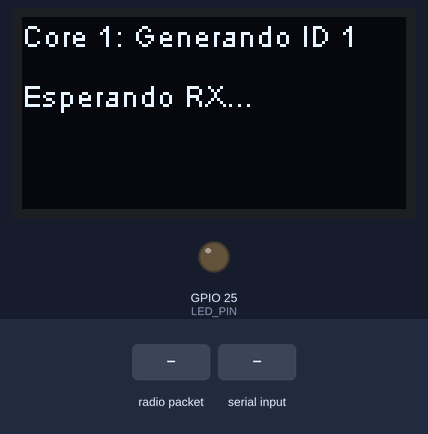
A sketch run on a simulated ESP32. Shown: 128×64 one-colour display, output pins drawn as LEDs (lit = HIGH). The inputs (shaded band) are chosen by the test bench. Random numbers use the default seed unless the sketch sets one; what the sketch prints to the serial monitor is not drawn.

Above: at 1.5 s.
1.6 s: radio packet "ON" arrives
3.1 s: "P" received over Serial
4.6 s: "R" received over Serial
6.1 s: "p" received over Serial
7.6 s: "r" received over Serial
At 8.31 s:
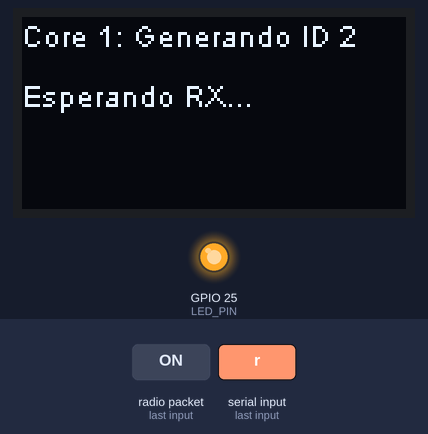
At 9.4 s:
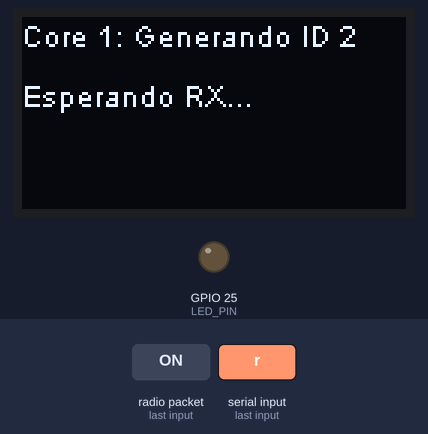
Timing chart, 0 to 10.8 s (numbered marks = the images above; inputs shaded):
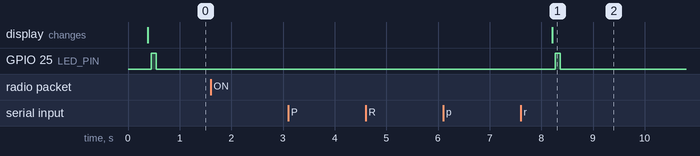

The sketch:

LoRa_Transciber_PointToPoint_v2_FreeRTOS.ino
```cpp
/*
 * ---------------------------------------------------------------------------
 *
 * TEMA: FREERTOS DUAL CORE + LORA P2P + CSMA/CA
 * AUTOR: MGTI. Saul Isai Soto Ortiz
 * ---------------------------------------------------------------------------
 * * ¿QUÉ VAMOS A APRENDER?
 * 1. MULTITASKING: Usar los 2 núcleos del ESP32. Un núcleo gestiona la radio (urgente)
 * y el otro gestiona los sensores y la pantalla (lógica de negocio).
 * 2. COMUNICACIÓN ENTRE TAREAS: Cómo pasar datos de un núcleo a otro sin que choquen.
 * 3. SIMULACIÓN DE CAPA DE ENLACE: Implementar CSMA/CA (Evitar colisiones de radio)
 * y estructura de paquetes similar a lo que hace LoRaWAN internamente.
 */

#include "heltec.h"

// ==========================================
// 1. CONFIGURACIÓN GENERAL
// ==========================================
#define BAND    915E6
byte spread_factor = 8;

// --- Direccionamiento (Capa de Enlace) ---
// Esto simula la "DevAddr" en LoRaWAN.
byte dir_local   = 0xC1;
byte dir_destino = 0xD3;

// --- Estructuras de Datos ---
// ¿Por qué una estructura?
// Porque en una "Cola" de FreeRTOS es más ordenado enviar un paquete con
// toda la información junta (el mensaje Y su ID) como si fuera un sobre cerrado.
struct DatosCola {
  String payload;
  int id_mensaje;
};

// --- Variables Compartidas (Recurso Crítico) ---
// Estas variables son peligrosas porque DOS núcleos intentan tocarlas al mismo tiempo.
// Core 0 escribe en ellas cuando recibe radio. Core 1 las lee para mostrarlas en pantalla.
// REQUIEREN PROTECCIÓN (Mutex).
String rx_mensaje = "";
byte   rx_remite = 0;
int    rx_rssi = 0;
bool   rx_nuevo_dato = false;

// --- FreeRTOS Handles (Los "Controladores") ---
TaskHandle_t xHandle_LoRa = NULL;   // Identificador para controlar al Core 0
TaskHandle_t xHandle_Sensor = NULL; // Identificador para controlar al Core 1

// SEMÁFORO (MUTEX): Es como la llave del baño. Solo uno puede tenerla.
// Evita que el Core 1 lea un mensaje a medias mientras el Core 0 lo está escribiendo.
SemaphoreHandle_t xMutex_RX;

// COLA (QUEUE): Es como una banda transportadora o buzón.
// Permite que el Sensor (Core 1) deje datos para enviar y siga trabajando,
// sin esperar a que la Radio (Core 0) termine de transmitir.
QueueHandle_t xCola_TX;

#define LED_PIN 25

// ==========================================
// 2. SETUP (CONFIGURACIÓN DEL SISTEMA)
// ==========================================
void setup() {
  Heltec.begin(true /*Display*/, true /*LoRa*/, true /*Serial*/, true /*PABOOST*/, BAND);

  // Inicialización de Pantalla
  Heltec.display->init();
  Heltec.display->flipScreenVertically();
  Heltec.display->setFont(ArialMT_Plain_10);
  Heltec.display->drawString(0, 0, "Iniciando RTOS...");
  Heltec.display->display();

  // Configuración LoRa
  LoRa.setSpreadingFactor(spread_factor);
  LoRa.receive(); // IMPORTANTE: La radio arranca en modo "Escucha"

  pinMode(LED_PIN, OUTPUT);

  // --- CREACIÓN DE OBJETOS DEL SISTEMA OPERATIVO (OS) ---
  xMutex_RX = xSemaphoreCreateMutex(); // Creamos la "llave"
  xCola_TX  = xQueueCreate(10, sizeof(DatosCola)); // Creamos el "buzón" para 10 cartas

  // --- LANZAMIENTO DE TAREAS (MULTIPROCESSING) ---

  // Tarea 1: GESTOR DE RADIO (Core 0)
  // Prioridad 2 (ALTA): La radio es sensible al tiempo, no debe interrumpirse.
  xTaskCreatePinnedToCore(
    TareaLoRa_Code,   // Función a ejecutar
    "Radio_Task",     // Nombre para depuración
    4096,             // Memoria asignada (Stack)
    NULL,             // Parámetros
    2,                // Prioridad
    &xHandle_LoRa,    // Handle
    0);               // ** PINNED TO CORE 0 **

  // Tarea 2: APLICACIÓN / SENSOR (Core 1)
  // Prioridad 1 (NORMAL): Si se atrasa unos milisegundos, no pasa nada.
  xTaskCreatePinnedToCore(
    TareaSensor_Code,
    "App_Task",
    4096,
    NULL,
    1,
    &xHandle_Sensor,
    1);               // ** PINNED TO CORE 1 **

  Serial.println("--- SISTEMA DUAL CORE INICIADO ---");
  Serial.println("Core 0: Dedicado a LoRa | Core 1: Dedicado a Sensores");
}

// ==========================================
// 3. LOOP (CONTROLADOR DE SISTEMA)
// ==========================================
// En RTOS, el loop() pierde protagonismo. Aquí lo usamos solo
// como interfaz de usuario para pausar/reanudar tareas.
void loop() {
  if (Serial.available()) {
    char c = Serial.read();
    // Ejemplo de control de tareas en tiempo real
    if (c == 'P' || c == 'p') {
      Serial.println("CMD: Pausando tarea del Sensor (Core 1)...");
      vTaskSuspend(xHandle_Sensor); // Congela la lógica, pero la radio sigue funcionando
    }
    if (c == 'R' || c == 'r') {
      Serial.println("CMD: Reanudando tarea del Sensor...");
      vTaskResume(xHandle_Sensor);
    }
  }
  vTaskDelay(100); // Delay necesario para no saturar al Watchdog Timer
}

// ==========================================
// 4. TAREA CORE 0: PROTOCOLO DE RADIO (DRIVER)
// ==========================================
// Esta tarea actúa como un "Servicio de Fondo". Siempre está escuchando.
// Solo transmite si encuentra algo en la Cola de Salida.
void TareaLoRa_Code(void * parameter) {
  DatosCola paqueteSaliente; // Variable temporal para sacar datos del buzón

  for(;;) { // Bucle infinito de la tarea

    // -------------------------------------------------
    // A. GESTIÓN DE RECEPCIÓN (RX) - "Escuchar siempre"
    // -------------------------------------------------
    // La radio verifica si llegó algo por el aire.
    int packetSize = LoRa.parsePacket();
    if (packetSize) {
      procesar_recepcion(packetSize); // Desencapsula y valida (ver abajo)
    }

    // -------------------------------------------------
    // B. GESTIÓN DE TRANSMISIÓN (TX) - "Enviar si hay pedido"
    // -------------------------------------------------
    // xQueueReceive verifica el buzón.
    // El '0' indica TIEMPO DE ESPERA CERO. Si no hay nada, sigue de largo (No bloquea).
    if (xQueueReceive(xCola_TX, &paqueteSaliente, 0) == pdTRUE) {

      // --- LÓGICA CSMA (Carrier Sense Multiple Access) ---
      // Antes de hablar, escuchamos. Si el canal está ocupado (RSSI alto), esperamos.
      // LoRa.beginPacket() devuelve 0 si la radio está ocupada transmitiendo o recibiendo.
      while (LoRa.beginPacket() == 0) {
        vTaskDelay(10); // Espera pasiva (libera CPU)
      }

      // --- ENCAPSULAMIENTO TIPO LoRaWAN (Manual) ---
      LoRa.beginPacket();
      LoRa.write(dir_destino);           // Header: ¿A quién?
      LoRa.write(dir_local);             // Header: ¿De quién?
      LoRa.write((byte)paqueteSaliente.id_mensaje); // Header: ID (Frame Counter)
      LoRa.write((byte)paqueteSaliente.payload.length()); // Header: Largo Payload
      LoRa.print(paqueteSaliente.payload); // Payload: Datos del sensor
      LoRa.endPacket();

      // Inmediatamente volvemos a escuchar (Receive Window)
      LoRa.receive();

      // Feedback visual hardware
      digitalWrite(LED_PIN, HIGH); vTaskDelay(100); digitalWrite(LED_PIN, LOW);
      Serial.print("[Core 0] TX Enviado ID:"); Serial.println(paqueteSaliente.id_mensaje);
    }

    // Pequeño descanso para evitar que el Watchdog crea que la tarea se colgó
    vTaskDelay(10 / portTICK_PERIOD_MS);
  }
}

// ==========================================
// 5. TAREA CORE 1: APLICACIÓN (SENSOR + UI)
// ==========================================
// Esta tarea simula el comportamiento "inteligente" del dispositivo.
// Lee sensores, decide cuándo enviar y actualiza la interfaz.
void TareaSensor_Code(void * parameter) {
  String estadoSensor = "ON";
  int contador_global = 0;
  DatosCola datosParaEnviar; // Estructura para llenar y meter al buzón

  for(;;) {
    // 1. LECTURA SENSOR (Aquí iría el código DHT11/22 real)
    estadoSensor = (estadoSensor == "ON") ? "OFF" : "ON";

    // 2. PREPARAR PAQUETE PARA EL CORE 0
    datosParaEnviar.payload = estadoSensor;
    datosParaEnviar.id_mensaje = contador_global;

    // Meter al buzón (xCola_TX).
    // portMAX_DELAY significa: "Si el buzón está lleno, espérate aquí hasta que haya espacio".
    xQueueSend(xCola_TX, &datosParaEnviar, portMAX_DELAY);
    contador_global++;

    // 3. ACTUALIZAR PANTALLA
    Heltec.display->clear();
    Heltec.display->drawString(0, 0, "Core 1: Generando ID " + String(contador_global));

    // --- ZONA CRÍTICA (Lectura de datos compartidos) ---
    // Pedimos la "llave" (Mutex) para leer los datos que dejó el Core 0.
    // Esperamos máximo 100 ticks si la llave está ocupada.
    if (xSemaphoreTake(xMutex_RX, (TickType_t)100) == pdTRUE) {
      if (rx_nuevo_dato) {
        Heltec.display->drawString(0, 20, "RX de: 0x" + String(rx_remite, HEX));
        Heltec.display->drawString(0, 30, "Msg: " + rx_mensaje);
        Heltec.display->drawString(0, 40, "RSSI: " + String(rx_rssi) + " dBm");
      } else {
        Heltec.display->drawString(0, 20, "Esperando RX...");
      }
      xSemaphoreGive(xMutex_RX); // ¡Importante! Devolver la llave.
    }
    Heltec.display->display();

    // 4. CA (COLLISION AVOIDANCE) - JITTER
    // En lugar de enviar cada 6 segundos exactos (lo que causaría colisiones si
    // todos los alumnos prenden las placas a la vez), añadimos aleatoriedad.
    // Esto es fundamental en redes LoRaWAN reales para evitar saturación del Gateway.
    long tiempo_wait = 6000 + random(3000);
    vTaskDelay(tiempo_wait / portTICK_PERIOD_MS);
  }
}

// ==========================================
// 6. LÓGICA DE RECEPCIÓN (HELPER)
// ==========================================
/*
 * PROPÓSITO:
 * Esta función actúa como el "Portero" del sistema.
 * Recibe una trama cruda de bytes, la "desempaqueta", verifica que sea válida
 * y la pasa de forma segura al área de memoria compartida.
 */
void procesar_recepcion(int packetSize) {
  // Si el paquete está vacío, no perdemos tiempo.
  if (packetSize == 0) return;

  // -----------------------------------------------------------
  // FASE 1: DESERIALIZACIÓN (ABRIR EL SOBRE)
  // -----------------------------------------------------------
  // Los datos llegan en fila india (Stream). Debemos leerlos EN EL MISMO ORDEN
  // en que fueron empaquetados por el emisor.
  // Estructura esperada: [DESTINO] [REMITENTE] [ID] [LARGO] [PAYLOAD...]

  String paq_rcb = "";

  // Leemos los 4 bytes del encabezado (Header)
  byte d_envio  = LoRa.read(); // Byte 1: Dirección Destino (¿Para quién es?) Ej: 0xC1
  byte d_remite = LoRa.read(); // Byte 2: Dirección Remitente (¿Quién lo mandó?) Ej: 0xD3
  byte id_msg   = LoRa.read(); // Byte 3: ID del mensaje (Para control de duplicados)
  byte len_msg  = LoRa.read(); // Byte 4: Longitud declarada del mensaje. Ej: 4 bytes ("HOLA")

  // -----------------------------------------------------------
  // FASE 2: RECONSTRUCCIÓN DEL PAYLOAD (LEER LA CARTA)
  // -----------------------------------------------------------
  // Todo lo que queda en el buffer después del encabezado es el mensaje real.
  while (LoRa.available()) {
    paq_rcb += (char)LoRa.read(); // Concatenamos carácter por carácter: "H"+"O"+"L"+"A"
  }

  // -----------------------------------------------------------
  // FASE 3: CAPA DE ENLACE (VALIDACIONES DE SEGURIDAD)
  // -----------------------------------------------------------

  // A. VALIDACIÓN DE INTEGRIDAD (Checksum Simple)
  // Comparamos la longitud que "decía" el encabezado (len_msg) contra lo que realmente llegó.
  // Ejemplo de Fallo: El encabezado dice 4 bytes, pero por ruido solo llegaron "HO" (2 bytes).
  if (paq_rcb.length() != len_msg) {
    Serial.println("[RX Error] Paquete corrupto (Longitud incompleta o ruido)");
    return; // Descartamos el paquete inmediatamente.
  }

  // B. FILTRADO DE DIRECCIONES (Address Filtering)
  // Verificamos si el mensaje es para nosotros (Unicast) o para todos (Broadcast).
  // dir_local: Mi dirección (Ej. 0xC1).
  // 0xFF: Dirección universal de Broadcast.
  if (d_envio != dir_local && d_envio != 0xFF) {
    // Si d_envio es 0xB5 (otro equipo), lo ignoramos silenciosamente.
    Serial.println("[RX Ignorado] El paquete no es para este nodo");
    return;
  }

  // -----------------------------------------------------------
  // FASE 4: ZONA CRÍTICA (MUTEX / SEMÁFORO)
  // -----------------------------------------------------------
  /* * PROBLEMA: El Core 1 (Pantalla) puede intentar leer 'rx_mensaje' justo en el milisegundo
   * en que el Core 0 (Radio) lo está escribiendo. Esto causaría datos basura en pantalla.
   * * SOLUCIÓN: Usamos un Mutex (Mutual Exclusion). Es como la "Llave del Baño".
   * Solo quien tiene la llave puede entrar a modificar/leer las variables globales.
   */

  // xSemaphoreTake: Intentamos tomar la llave. Esperamos máximo 10 ticks si está ocupada.
  if (xSemaphoreTake(xMutex_RX, (TickType_t)10) == pdTRUE) {

    // --- INICIO DE ZONA SEGURA ---
    // Aquí adentro NADIE más puede tocar estas variables.

    rx_mensaje = paq_rcb;          // Guardamos el mensaje validado "HOLA"
    rx_remite  = d_remite;         // Guardamos quién lo envió (0xD3)
    rx_rssi    = LoRa.packetRssi();// Guardamos la potencia de señal actual (Ej: -85dBm)
    rx_nuevo_dato = true;          // Levantamos la bandera para avisar al Core 1

    // --- FIN DE ZONA SEGURA ---

    xSemaphoreGive(xMutex_RX); // ¡MUY IMPORTANTE! Devolver la llave para que el Core 1 pueda usarla.

    // Feedback de depuración
    Serial.print("[Core 0] RX Válido de 0x"); Serial.print(d_remite, HEX);
    Serial.print(" | RSSI: "); Serial.println(rx_rssi);
  } else {
    Serial.println("[Error OS] No se pudo obtener el Mutex (Sistema ocupado)");
  }
}
```

Measured:
- after the input at 1.6 s, every drawn part: stays the same
- after the input at 3.1 s, every drawn part: stays the same
- after the input at 4.6 s, every drawn part: stays the same
- after the input at 6.1 s, every drawn part: stays the same
- after the input at 7.6 s, GPIO 25 (LED_PIN): LOW → HIGH after 0.67 s, → LOW 0.10 s later; the display: changes after 0.61 s (image 1)
